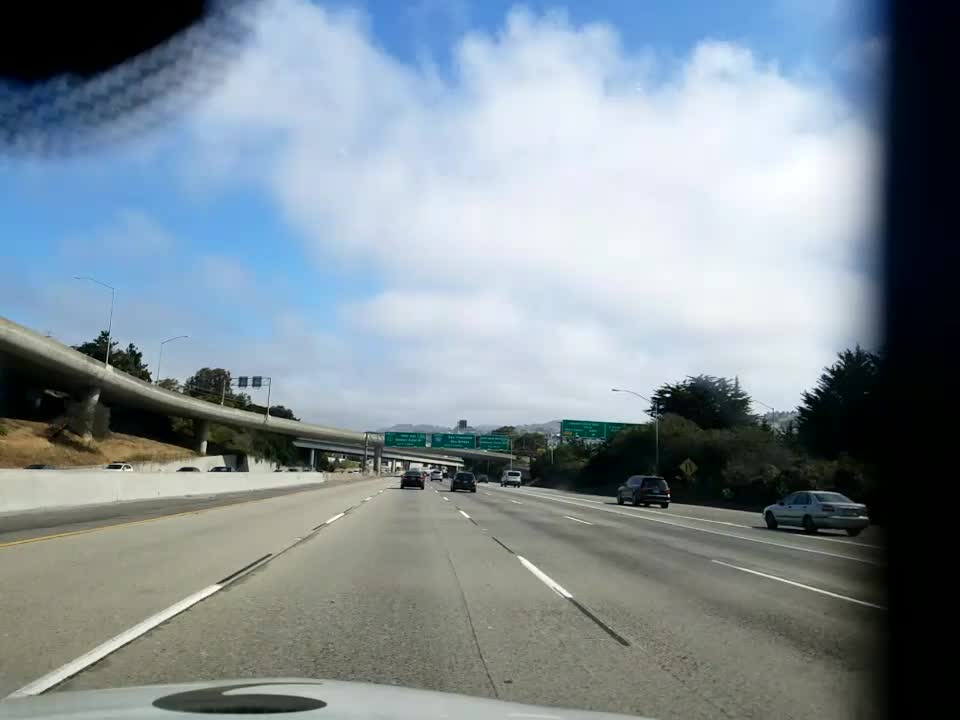
#> input picture projective_challenge/pics/0_0.jpg, 960 x 720 px, found by its file name; its folder holds 6 pictures in this run
$ python main.py
#> lines starting #> are read from the running program, lines starting #| are printed output that depends on the picture
import cv2
import os
import numpy as np

picsDirectory = '/Users/max/Desktop/comma-ai-challenge/projective_challenge/pics/'

def processImage(file):
	fPath = picsDirectory + file
	print(fPath)
	img = cv2.imread(fPath)

#	fimg = cv2.GaussianBlur(img,(5,5),10)

	fimg = img

	gray = cv2.cvtColor(fimg,cv2.COLOR_BGR2GRAY)
	gray = np.float32(gray)
	dst = cv2.cornerHarris(gray,2,3,0.04)
	dst = cv2.dilate(dst,None)
	ret, dst = cv2.threshold(dst,.0001 * dst.max(), 255, 0)
	dst = np.uint8(dst)

	ret, labels, stats, centroids = cv2.connectedComponentsWithStats(dst)

	criteria = (cv2.TERM_CRITERIA_EPS + cv2.TERM_CRITERIA_MAX_ITER, 100, 0.001)
	corners = cv2.cornerSubPix(gray,np.float32(centroids),(5,5),(-1,-1),criteria)

	res = np.hstack((centroids,corners))
	res = np.int0(res)
	img[res[:,1],res[:,0]]=[0,0,255]
	img[res[:,3],res[:,2]] = [0,255,0]

	cv2.imwrite('/tmp/'+file,img)

def tryHomography():
	im1 = cv2.imread('/Users/max/Desktop/comma-ai-challenge/projective_challenge/pics/0_0.jpg')
#> im1 is the input picture: shape (720, 960, 3); mean B, G, R 149.8, 142, 128.8
	im2 = cv2.imread('/Users/max/Desktop/comma-ai-challenge/projective_challenge/pics/0_1.jpg')
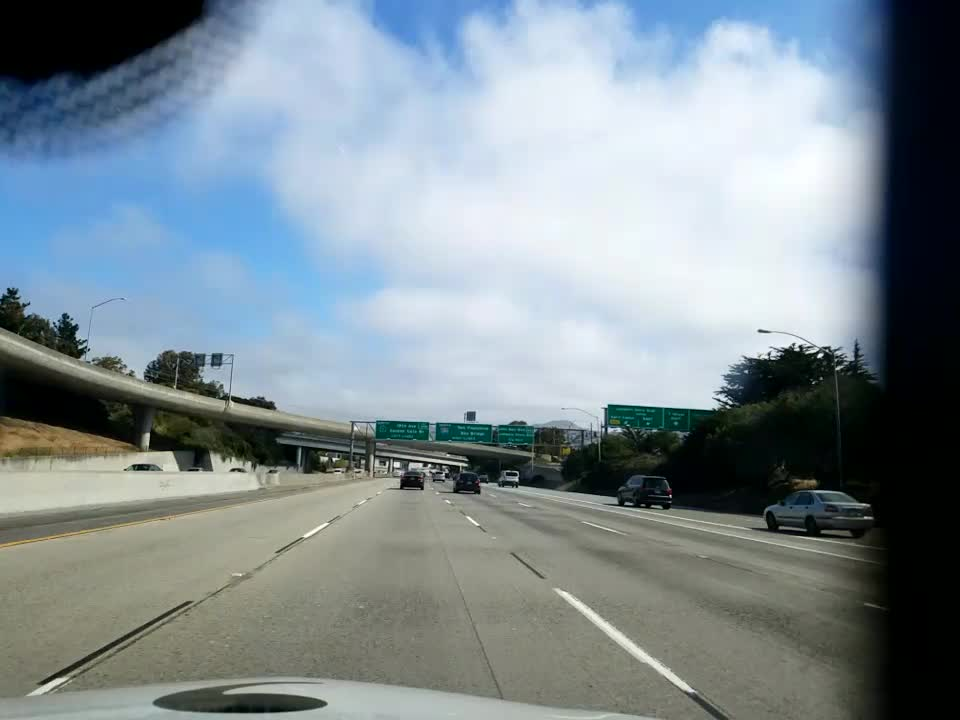
#> input picture projective_challenge/pics/0_1.jpg, 960 x 720 px, found by its file name
#> im2 is the input picture: shape (720, 960, 3); mean B, G, R 148.2, 141.5, 128.2

	img1 = cv2.cvtColor(im1, cv2.COLOR_BGR2GRAY)
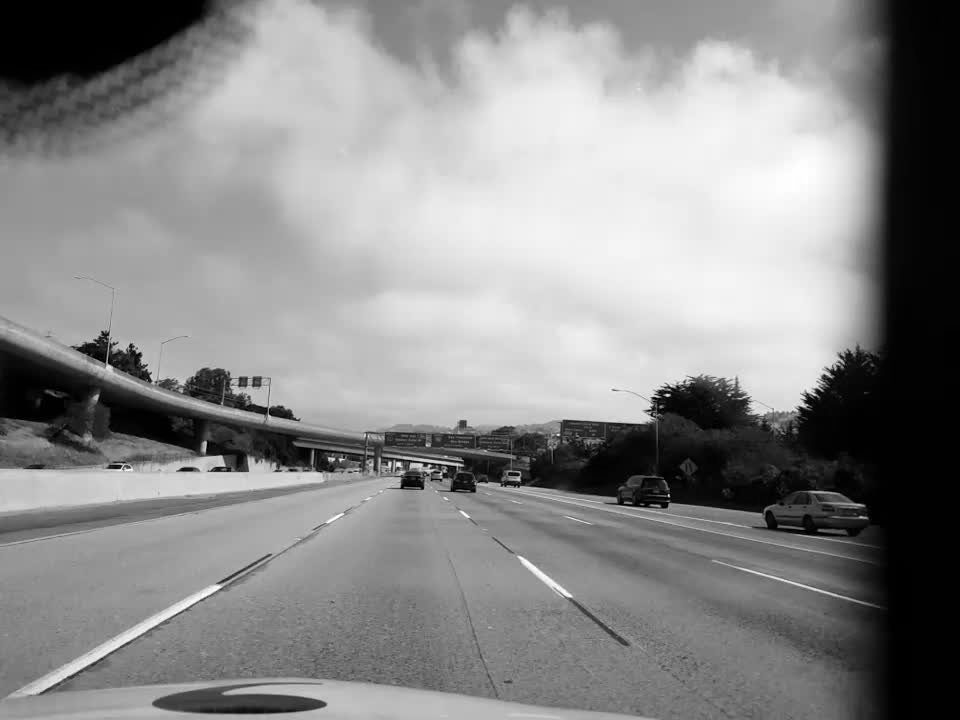
#> img1: shape (720, 960); min 0, max 254, mean 138.9
	img2 = cv2.cvtColor(im2, cv2.COLOR_BGR2GRAY)
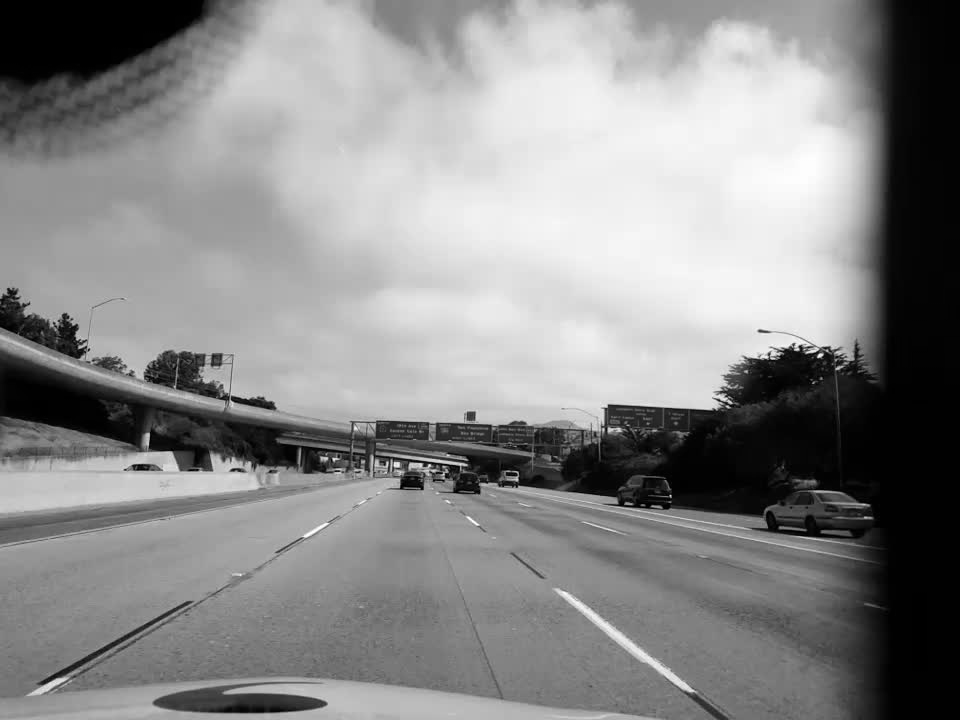
#> img2: shape (720, 960); min 0, max 254, mean 138.3

#> (the run stopped early here; a loop or call above may not have finished)
